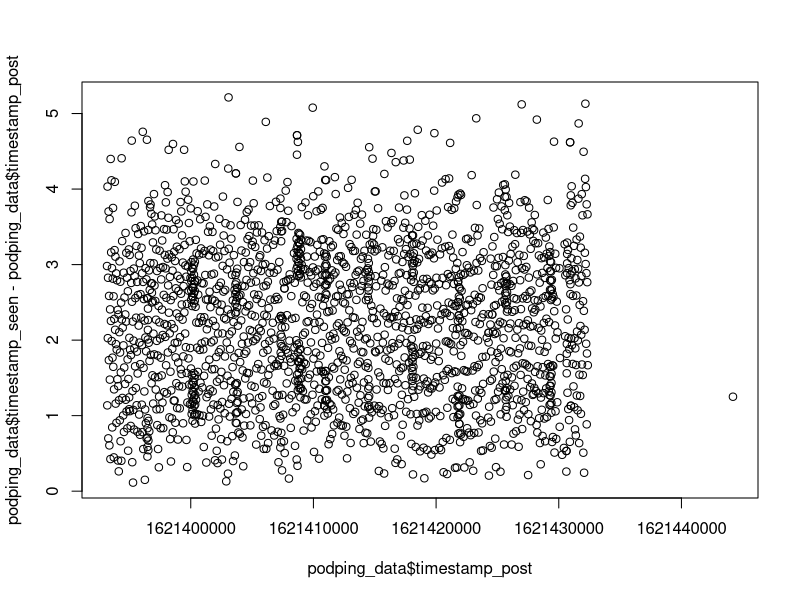

The R script that drew this image:
#!/usr/bin/env Rscript
# A place holder script for data exploration and visualization
# (that actually does a little visualization)
#
# Requires installation of R, at a minimum for apt use:
#     $sudo apt install r-base r-base-core r-recommended
#
# Version 0.1
podping_data <- read.csv("data.csv")
# for a vector image could use: postscript(file="image-timestamp_delay.ps")
png(file="image-timestamp_delay.png",
    width=900, height=900)
plot(
	x=podping_data$timestamp_post,
	y=podping_data$timestamp_seen-podping_data$timestamp_post
)
dev.off()

